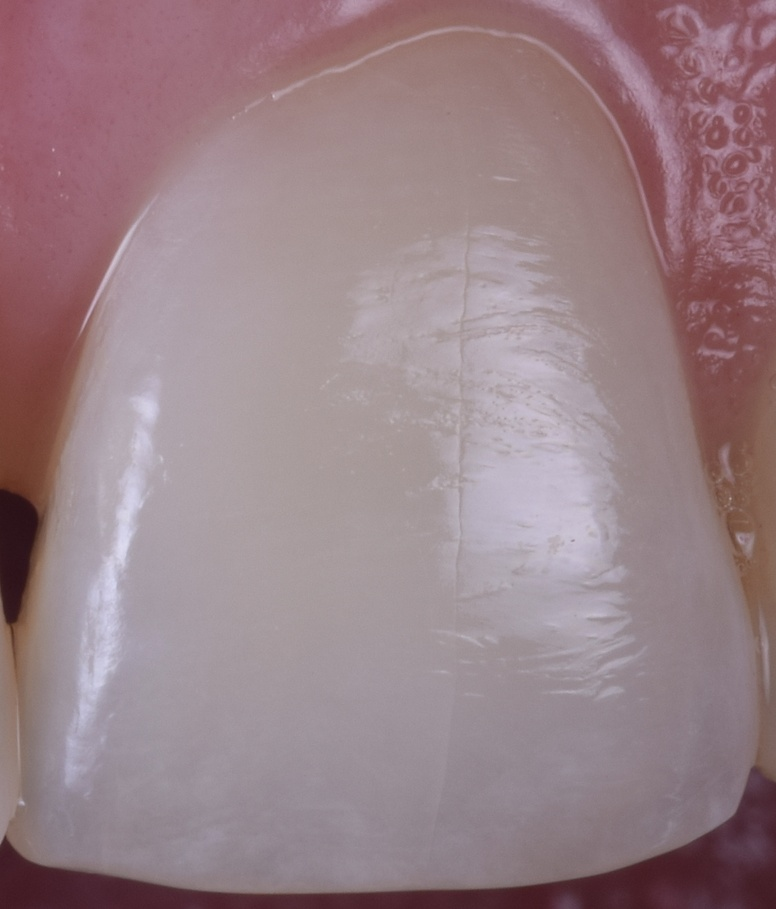
#> input picture Imagenes/Diente_d_1.JPG, 776 x 909 px, shrunk from 1208 x 1416 before the run
$ python graySkimage.py Imagenes/Diente_d_1.JPG Imagenes/Diente_d_2.JPG
#> lines starting #> are read from the running program, lines starting #| are printed output that depends on the picture
#> further down, source is the input picture: shape (909, 776, 3); mean R, G, B 152.4, 129.4, 135.2
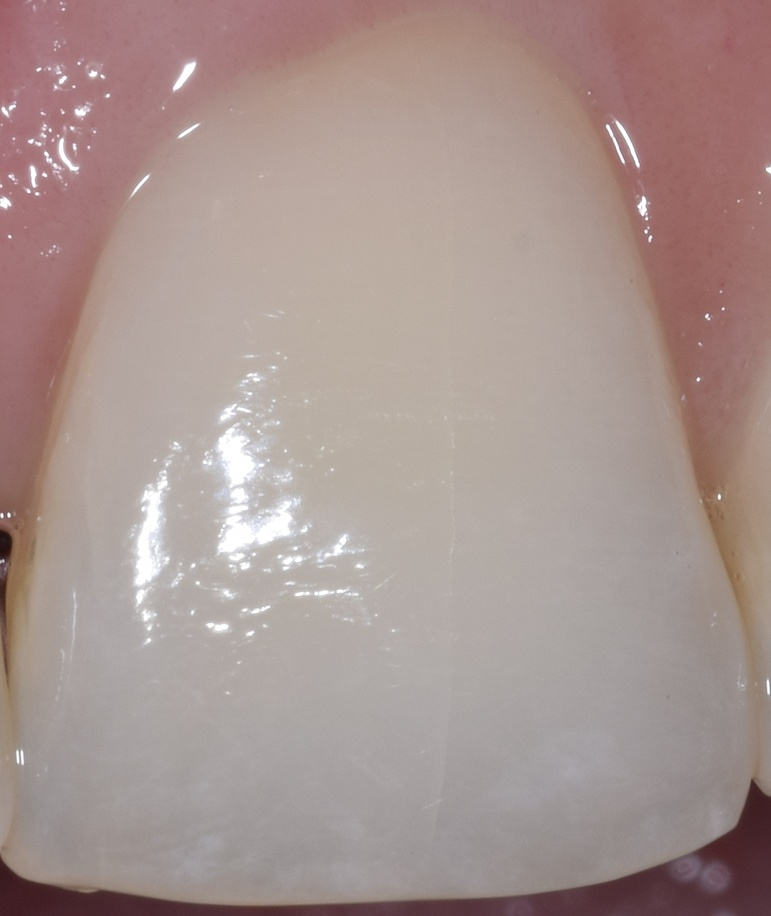
#> input picture Imagenes/Diente_d_2.JPG, 771 x 916 px, shrunk from 1192 x 1416 before the run
#> further down, grey_card is the input picture: shape (916, 771, 3); mean R, G, B 167.4, 148.4, 144.4
import cv2
import numpy as np
import sys
from skimage import color, io, img_as_ubyte


class BalanceIlumination:
    def __init__(self, sample_window = 10):
        self.SAMPLE_WINDOW = sample_window

    def normalize(self,img,real,value=74):
        h,w,d = img.shape
        norm = real - value
        #for i in xrange(h):
         #   for j in xrange(w):
        #        img[i,j,0] = int(img[i,j,0]+norm)
        img[:,:,0] = img[:,:,0]+norm
        return img

    def apply(self, source, grey_card, grey_card_l_value = 74,debug=True):
#> called with grey_card_l_value = 74, debug = True
        h,w,d = grey_card.shape
#> h = 916; w = 771; d = 3
        h_sample = int(h/2 - self.SAMPLE_WINDOW)
#> h_sample = 448
        w_sample = int(w/2 - self.SAMPLE_WINDOW)
#> w_sample = 375
        sample_grey = grey_card[h_sample:(h_sample+2*self.SAMPLE_WINDOW),w_sample:(w_sample+2*self.SAMPLE_WINDOW)]
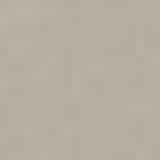
#> sample_grey: shape (20, 20, 3) (shown 8 times larger); mean R, G, B 183.4, 173.4, 163.4
        source = color.rgb2lab(source)
#> source: shape (909, 776, 3) float64; mean of channels 0, 1, 2 56.2, 10.2, 0.5
        sample_grey = color.rgb2lab(sample_grey)
#> sample_grey: shape (20, 20, 3) float64; mean of channels 0, 1, 2 71.4, 1.8, 6.4
        L_value = np.mean(sample_grey[:,:,0:1])
#> L_value = 71.44
        source = self.normalize(source,L_value,grey_card_l_value)
#> in normalize, `norm = real - value`: norm = -2.56
#> in normalize, `img[:,:,0] = img[:,:,0]+norm`: img: shape (909, 776, 3) float64; mean of channels 0, 1, 2 53.7, 10.2, 0.5

        matched = color.lab2rgb(source)
        if debug:
            print('finish Balance')
            im_out = 'Img_balance.jpg'
#> (the run stopped early here; a loop or call above may not have finished)
